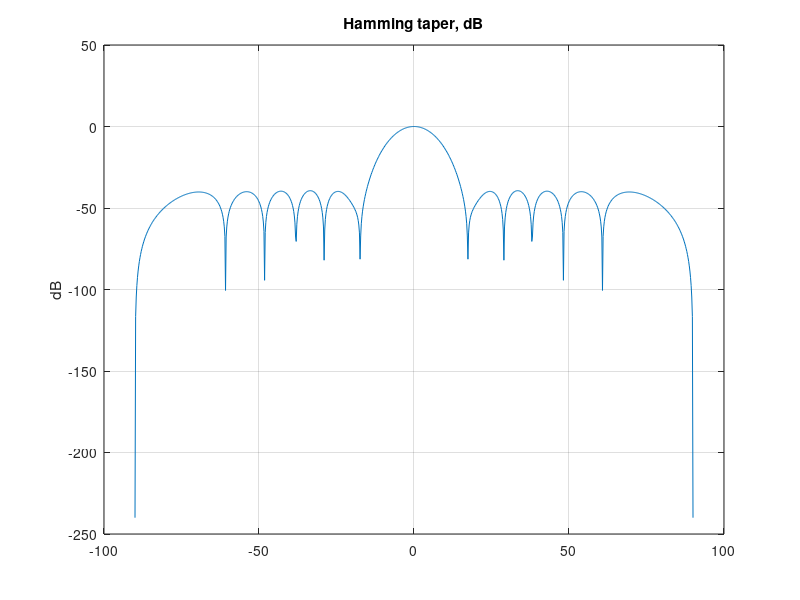

MATLAB code for this plot:
% Окно Хэмминга
% Снижение боковых ценой ширины луча

N = 16;
theta = -90:0.2:90;
AF = zeros(1, numel(theta));
for k = 1:N
    w = 0.54 - 0.46*cos(2*pi*(k-1)/(N-1));
    AF = AF + w*exp(1i*pi*(k-1)*sind(theta));
end
figure;
plot(theta, 20*log10(abs(AF)/sum(0.54 - 0.46*cos(2*pi*(0:N-1)/(N-1))) + 1e-12));
title('Hamming taper, dB'); ylabel('dB'); grid on;

%{
@play
{
 "title": "Окно Хэмминга",
 "groups": [
  {
   "name": "Решётка",
   "controls": [
    {
     "var": "N",
     "label": "Число элементов",
     "min": 8,
     "max": 64,
     "step": 2,
     "default": 16
    }
   ]
  }
 ]
}
%}
